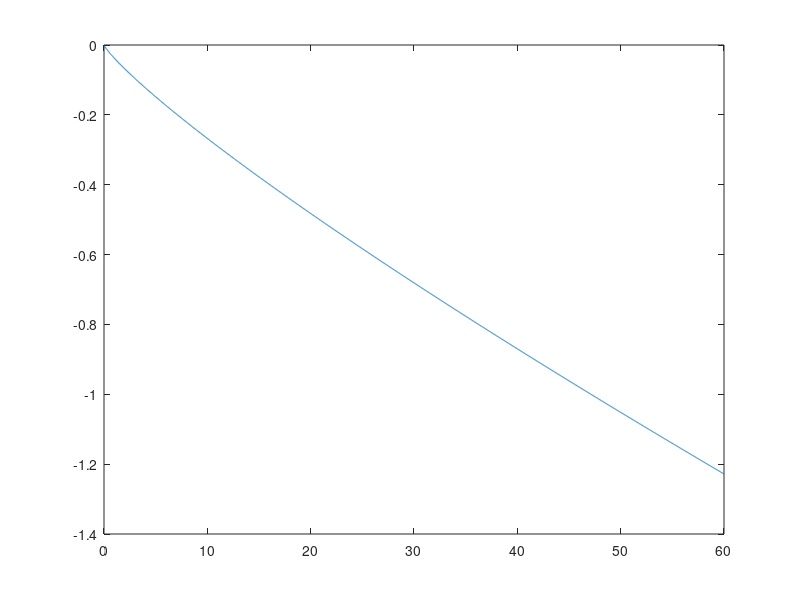

Reproduce this figure in MATLAB.
clc
clear all
close all
format long
t=[10:10:60];
c=[3.52,2.48,1.75,1.23,0.87,0.61];
dcdt=gradient(c,t)
b=log(-dcdt(:));
A=[ones(numel(t),1) log(c(:))];
C=A\b;
k=exp(C(1))
n=C(2)
f=@(c) -k*c.^n;
tt=0:0.01:60;
yy=f(tt);
plot(tt,yy);